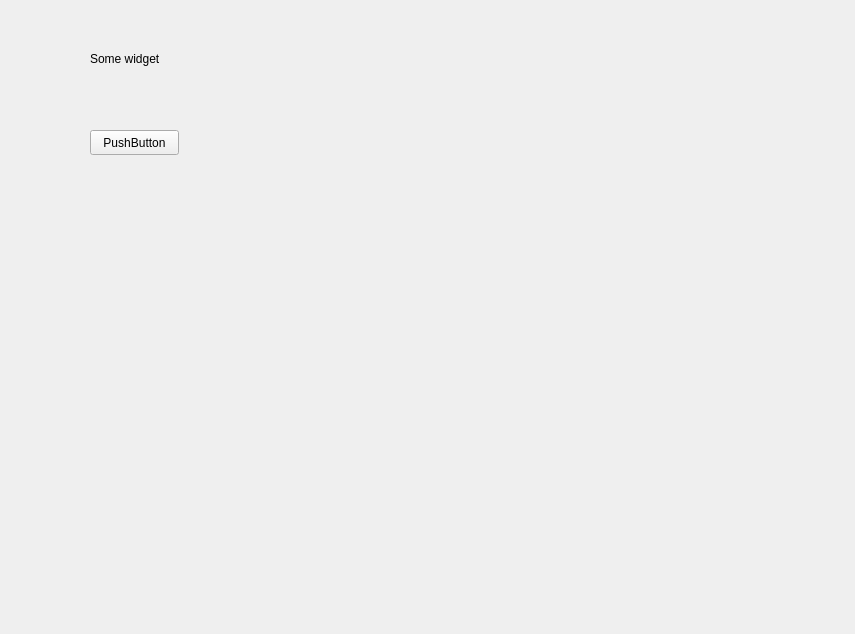
<?xml version="1.0" encoding="UTF-8"?>
<ui version="4.0">
 <class>Form</class>
 <widget class="QWidget" name="Form">
  <property name="geometry">
   <rect>
    <x>0</x>
    <y>0</y>
    <width>855</width>
    <height>634</height>
   </rect>
  </property>
  <property name="windowTitle">
   <string>Form</string>
  </property>
  <widget class="QPushButton" name="pushButton">
   <property name="geometry">
    <rect>
     <x>90</x>
     <y>130</y>
     <width>89</width>
     <height>25</height>
    </rect>
   </property>
   <property name="text">
    <string>PushButton</string>
   </property>
  </widget>
  <widget class="QLabel" name="label">
   <property name="geometry">
    <rect>
     <x>90</x>
     <y>50</y>
     <width>121</width>
     <height>17</height>
    </rect>
   </property>
   <property name="text">
    <string>Some widget</string>
   </property>
  </widget>
 </widget>
 <resources/>
 <connections/>
</ui>
